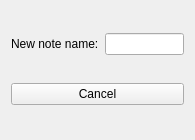
<?xml version="1.0" encoding="UTF-8"?>
<ui version="4.0">
 <class>NoteCreateWidget</class>
 <widget class="QWidget" name="NoteCreateWidget">
  <property name="geometry">
   <rect>
    <x>0</x>
    <y>0</y>
    <width>195</width>
    <height>140</height>
   </rect>
  </property>
  <property name="windowTitle">
   <string>Form</string>
  </property>
  <layout class="QVBoxLayout" name="verticalLayout">
   <item>
    <layout class="QHBoxLayout" name="horizontalLayout">
     <item>
      <widget class="QLabel" name="label">
       <property name="text">
        <string>New note name:</string>
       </property>
      </widget>
     </item>
     <item>
      <widget class="QLineEdit" name="noteNameEdit">
       <property name="text">
        <string/>
       </property>
      </widget>
     </item>
    </layout>
   </item>
   <item>
    <layout class="QVBoxLayout" name="noteTypesLayout"/>
   </item>
   <item>
    <widget class="QPushButton" name="closeButton">
     <property name="text">
      <string>Cancel</string>
     </property>
     <property name="icon">
      <iconset resource="znotes.qrc">
       <normaloff>:/res/close.png</normaloff>:/res/close.png</iconset>
     </property>
    </widget>
   </item>
  </layout>
 </widget>
 <resources>
  <include location="znotes.qrc"/>
 </resources>
 <connections/>
</ui>
